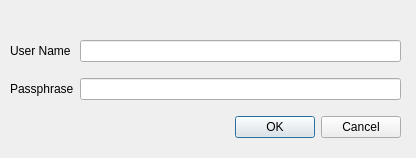
<?xml version="1.0" encoding="UTF-8"?>
<ui version="4.0">
 <class>GunnasutraLogin</class>
 <widget class="QDialog" name="GunnasutraLogin">
  <property name="geometry">
   <rect>
    <x>0</x>
    <y>0</y>
    <width>416</width>
    <height>158</height>
   </rect>
  </property>
  <property name="windowTitle">
   <string>Gunnasutra Login</string>
  </property>
  <widget class="QWidget" name="gridLayoutWidget">
   <property name="geometry">
    <rect>
     <x>10</x>
     <y>30</y>
     <width>391</width>
     <height>121</height>
    </rect>
   </property>
   <layout class="QGridLayout" name="gridLayout">
    <item row="0" column="0">
     <widget class="QLabel" name="userNameLabel">
      <property name="text">
       <string>User Name</string>
      </property>
     </widget>
    </item>
    <item row="0" column="1">
     <widget class="QLineEdit" name="userName"/>
    </item>
    <item row="1" column="0">
     <widget class="QLabel" name="passphraseLabel">
      <property name="text">
       <string>Passphrase</string>
      </property>
     </widget>
    </item>
    <item row="1" column="1">
     <widget class="QLineEdit" name="passphrase"/>
    </item>
    <item row="3" column="0" colspan="2">
     <widget class="QDialogButtonBox" name="buttonBox">
      <property name="orientation">
       <enum>Qt::Orientation::Horizontal</enum>
      </property>
      <property name="standardButtons">
       <set>QDialogButtonBox::StandardButton::Cancel|QDialogButtonBox::StandardButton::Ok</set>
      </property>
     </widget>
    </item>
   </layout>
  </widget>
 </widget>
 <resources/>
 <connections>
  <connection>
   <sender>buttonBox</sender>
   <signal>accepted()</signal>
   <receiver>GunnasutraLogin</receiver>
   <slot>accept()</slot>
   <hints>
    <hint type="sourcelabel">
     <x>248</x>
     <y>254</y>
    </hint>
    <hint type="destinationlabel">
     <x>157</x>
     <y>274</y>
    </hint>
   </hints>
  </connection>
  <connection>
   <sender>buttonBox</sender>
   <signal>rejected()</signal>
   <receiver>GunnasutraLogin</receiver>
   <slot>reject()</slot>
   <hints>
    <hint type="sourcelabel">
     <x>316</x>
     <y>260</y>
    </hint>
    <hint type="destinationlabel">
     <x>286</x>
     <y>274</y>
    </hint>
   </hints>
  </connection>
 </connections>
</ui>
